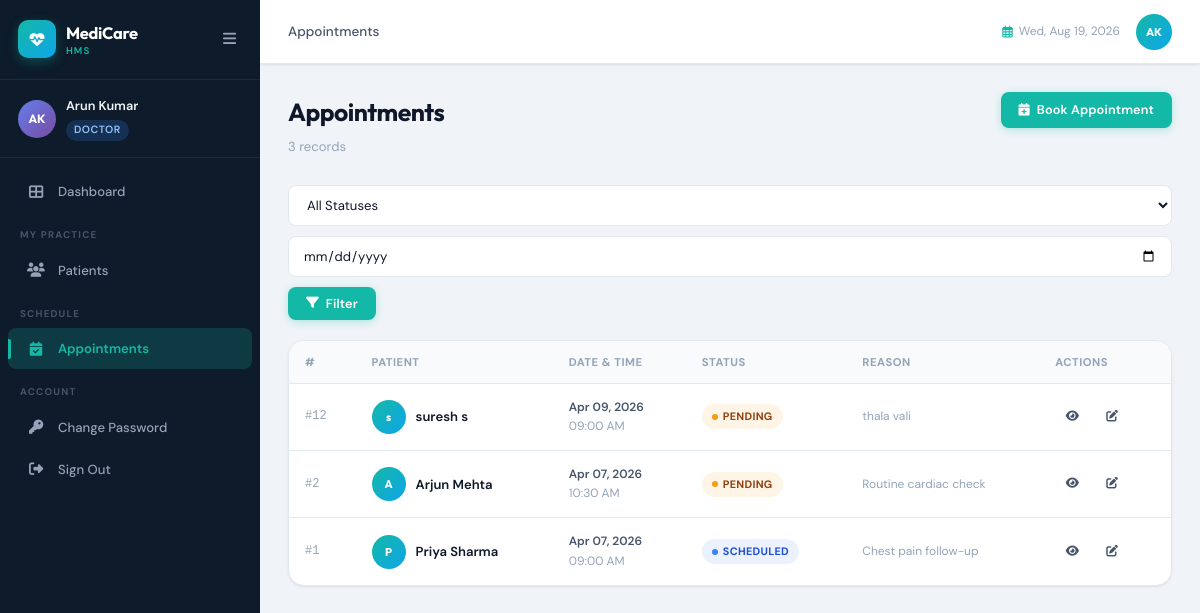
Page /appointments/ (signed in) on the committed database.
### hospital/models.py (models this page shows, shortened)
class User(AbstractUser):
    ROLE_CHOICES = (
        ('admin', 'Admin'),
        ('doctor', 'Doctor'),
        ('patient', 'Patient'),
    )
    role = models.CharField(max_length=10, choices=ROLE_CHOICES, default='patient')
    phone = models.CharField(max_length=15, blank=True, null=True)
    requires_password_change = models.BooleanField(default=False)

class Appointment(models.Model):
    STATUS_CHOICES = [
        ('Pending', 'Pending'),
        ('Scheduled', 'Scheduled'),
        ('Completed', 'Completed'),
        ('Cancelled', 'Cancelled'),
        ('No-Show', 'No-Show'),
    ]
    appointment_id = models.AutoField(primary_key=True)
    patient = models.ForeignKey(Patient, on_delete=models.CASCADE)
    doctor = models.ForeignKey(Doctor, on_delete=models.CASCADE)
    appointment_date = models.DateField()
    appointment_time = models.TimeField(default='09:00')
    status = models.CharField(max_length=50, choices=STATUS_CHOICES, default='Pending')
    reason = models.TextField(blank=True, null=True)
    notes = models.TextField(blank=True, null=True)
    created_at = models.DateTimeField(auto_now_add=True)
    class Meta:
        ordering = ['-appointment_date', '-appointment_time']

class Patient(models.Model):
    GENDER_CHOICES = [('Male', 'Male'), ('Female', 'Female'), ('Other', 'Other')]
    BLOOD_GROUP_CHOICES = [
        ('A+', 'A+'), ('A-', 'A-'), ('B+', 'B+'), ('B-', 'B-'),
        ('AB+', 'AB+'), ('AB-', 'AB-'), ('O+', 'O+'), ('O-', 'O-'),
    ]
    user = models.OneToOneField(User, on_delete=models.SET_NULL, null=True, blank=True, related_name='patient_profile')
    patient_id = models.AutoField(primary_key=True)
    name = models.CharField(max_length=100)
    age = models.IntegerField()
    gender = models.CharField(max_length=10, choices=GENDER_CHOICES)
    contact = models.CharField(max_length=15)
    email = models.EmailField(blank=True, null=True)
    address = models.TextField(blank=True, null=True)
    blood_group = models.CharField(max_length=5, choices=BLOOD_GROUP_CHOICES, blank=True, null=True)
    emergency_contact = models.CharField(max_length=15, blank=True, null=True)
    registered_on = models.DateField(auto_now_add=True)

### hospital/views.py (the view)
# urls.py: path('appointments/', views.appointment_list, name='appointment_list'),
@login_required
def appointment_list(request):
    status = request.GET.get('status', '')
    date_filter = request.GET.get('date', '')
    user = request.user
    if user.role == 'doctor':
        try:
            appointments = Appointment.objects.filter(doctor=user.doctor_profile).select_related('patient', 'doctor')
        except Exception:
            appointments = Appointment.objects.none()
    elif user.role == 'patient':
        try:
            appointments = Appointment.objects.filter(patient=user.patient_profile).select_related('patient', 'doctor')
        except Exception:
            appointments = Appointment.objects.none()
    else:
        appointments = Appointment.objects.select_related('patient', 'doctor')
    appointments = appointments.order_by('-appointment_date', '-appointment_time')
    if status:
        appointments = appointments.filter(status=status)
    if date_filter:
        appointments = appointments.filter(appointment_date=date_filter)
    return render(request, 'hospital/appointment_list.html',
                  {'appointments': appointments, 'status': status, 'date_filter': date_filter})

### hospital/templates/hospital/appointment_list.html (shortened to what this page needs)
{% extends 'hospital/base.html' %}
{% block breadcrumb %}Appointments{% endblock %}
{% block content %}
<div class="page-header">
  <div class="page-header-left">
    <h1 class="page-title">Appointments</h1>
    <p class="page-subtitle">{{ appointments.count }} record{{ appointments.count|pluralize }}</p>
  </div>
  <div class="page-header-actions">
    <a href="{% url 'appointment_create' %}" class="btn btn-primary"><i class="fas fa-calendar-plus"></i> Book Appointment</a>
  </div>
</div>
<div class="filter-bar">
  <form method="get" style="display:flex;gap:10px;flex-wrap:wrap;align-items:center;width:100%;">
    <select name="status" class="form-input" style="min-width:160px;">
      <option value="">All Statuses</option>
    </select>
    <input type="date" name="date" value="{{ date_filter }}" class="form-input" style="min-width:160px;">
    <button type="submit" class="btn btn-primary"><i class="fas fa-filter"></i> Filter</button>
  </form>
</div>
<div class="card">
  <div class="table-wrapper">
    <table>
      <thead>
        <tr>
          <th>#</th>
          {% if user.role != 'patient' %}<th>Patient</th>{% endif %}
          <th>Date & Time</th>
          <th>Status</th>
          <th>Reason</th>
          <th>Actions</th>
        </tr>
      </thead>
      <tbody>
        {% for appt in appointments %}
        <tr>
          <td class="td-id">#{{ appt.appointment_id }}</td>
          {% if user.role != 'patient' %}
          <td>
            <div class="avatar-chip">
              <div class="chip-avatar chip-teal">{{ appt.patient.name|first }}</div>
              <span class="td-name">{{ appt.patient.name }}</span>
            </div>
          </td>
          {% endif %}
          <td class="text-sm">
            <span style="font-weight:600;">{{ appt.appointment_date|date:"M d, Y" }}</span><br>
            <span class="text-muted">{{ appt.appointment_time|time:"h:i A" }}</span>
          </td>
          <td>
            {% if appt.status == 'Scheduled' %}<span class="badge badge-blue">{{ appt.status }}</span>
            {% elif appt.status == 'Completed' %}<span class="badge badge-green">{{ appt.status }}</span>
            {% elif appt.status == 'Cancelled' %}<span class="badge badge-rose">{{ appt.status }}</span>
            {% elif appt.status == 'Pending' %}<span class="badge badge-amber">{{ appt.status }}</span>
            {% elif appt.status == 'No-Show' %}<span class="badge badge-gray">{{ appt.status }}</span>
            {% else %}<span class="badge badge-gray">{{ appt.status }}</span>{% endif %}
          </td>
          <td class="text-sm text-muted">{{ appt.reason|default:"—"|truncatechars:35 }}</td>
          <td>
            <div class="actions-cell">
              <a href="{% url 'appointment_detail' appt.pk %}" class="btn btn-ghost btn-sm btn-icon" title="View"><i class="fas fa-eye"></i></a>
              {% if user.role != 'patient' %}
              <a href="{% url 'appointment_edit' appt.pk %}" class="btn btn-ghost btn-sm btn-icon" title="Edit"><i class="fas fa-edit"></i></a>
              {% endif %}
            </div>
          </td>
        </tr>
        {% endfor %}
      </tbody>
    </table>
  </div>
</div>
{% endblock %}

### hospital/templates/hospital/base.html (shortened to what this page needs)
<!DOCTYPE html>
<html lang="en">
<head>
<link rel="stylesheet" href="https://cdnjs.cloudflare.com/ajax/libs/font-awesome/6.5.0/css/all.min.css">
{% load static %}
<link rel="stylesheet" href="{% static 'hospital/css/hms.css' %}">
</head>
<body>
{% if user.is_authenticated %}
<aside class="sidebar" id="sidebar">
  <div class="sidebar-header">
    <div class="sidebar-logo">
      <div class="logo-icon"><i class="fas fa-heartbeat"></i></div>
      <div class="logo-text">
        <span class="logo-name">MediCare</span>
        <span class="logo-sub">HMS</span>
      </div>
    </div>
    <button class="sidebar-toggle" id="sidebarToggle"><i class="fas fa-bars"></i></button>
  </div>
  <div class="sidebar-user">
    <div class="user-avatar">{{ user.first_name|first|upper }}{{ user.last_name|first|upper }}</div>
    <div class="user-info">
      <span class="user-name">{{ user.get_full_name|default:user.username }}</span>
      <span class="user-role role-{{ user.role }}">{{ user.role|title }}</span>
    </div>
  </div>
  <nav class="sidebar-nav">
    <a href="{% url 'dashboard' %}" class="nav-item {% if request.resolver_match.url_name == 'dashboard' %}active{% endif %}">
      <i class="fas fa-th-large"></i><span>Dashboard</span>
    </a>
    {% if user.role == 'doctor' %}
    <div class="nav-section">My Practice</div>
    <a href="{% url 'patient_list' %}" class="nav-item {% if 'patient' in request.resolver_match.url_name %}active{% endif %}">
      <i class="fas fa-users"></i><span>Patients</span>
    </a>
    {% endif %}
    <div class="nav-section">{% if user.role == 'patient' %}My{% else %}Schedule{% endif %}</div>
    <a href="{% url 'appointment_list' %}" class="nav-item {% if 'appointment' in request.resolver_match.url_name %}active{% endif %}">
      <i class="fas fa-calendar-check"></i><span>Appointments</span>
    </a>
    <div class="nav-section">Account</div>
    <a href="{% url 'change_password' %}" class="nav-item {% if request.resolver_match.url_name == 'change_password' %}active{% endif %}">
      <i class="fas fa-key"></i><span>Change Password</span>
    </a>
    <a href="{% url 'logout' %}" class="nav-item nav-logout">
      <i class="fas fa-sign-out-alt"></i><span>Sign Out</span>
    </a>
  </nav>
</aside>
<div class="main-wrapper" id="mainWrapper">
  <header class="topbar">
    <div class="topbar-left">
      <div class="breadcrumb">
        <span>{% block breadcrumb %}Dashboard{% endblock %}</span>
      </div>
    </div>
    <div class="topbar-right">
      <div class="topbar-date"><i class="far fa-calendar-alt"></i> <span id="currentDate"></span></div>
      <div class="topbar-user">
        <div class="topbar-avatar">{{ user.first_name|first|upper }}{{ user.last_name|first|upper }}</div>
      </div>
    </div>
  </header>
  <main class="page-content">
    {% block content %}{% endblock %}
  </main>
</div>
{% endif %}
{% load static %}
</body>
</html>

### rows in the picture
User: first_name|first "A", last_name|first "K", get_full_name "Arun Kumar", role "DOCTOR"
Appointment: appointment_id "12", patient.name|first "s", patient.name "suresh s", appointment_date "Apr 09, 2026", appointment_time "09:00 AM", status "PENDING", reason "thala vali"
Appointment: appointment_id "2", patient.name|first "A", patient.name "Arjun Mehta", appointment_date "Apr 07, 2026", appointment_time "10:30 AM", status "PENDING", reason "Routine cardiac check"
Appointment: appointment_id "1", patient.name|first "P", patient.name "Priya Sharma", appointment_date "Apr 07, 2026", appointment_time "09:00 AM", status "SCHEDULED", reason "Chest pain follow-up"

### other values in the picture
{{ appointments.count }} "3"
